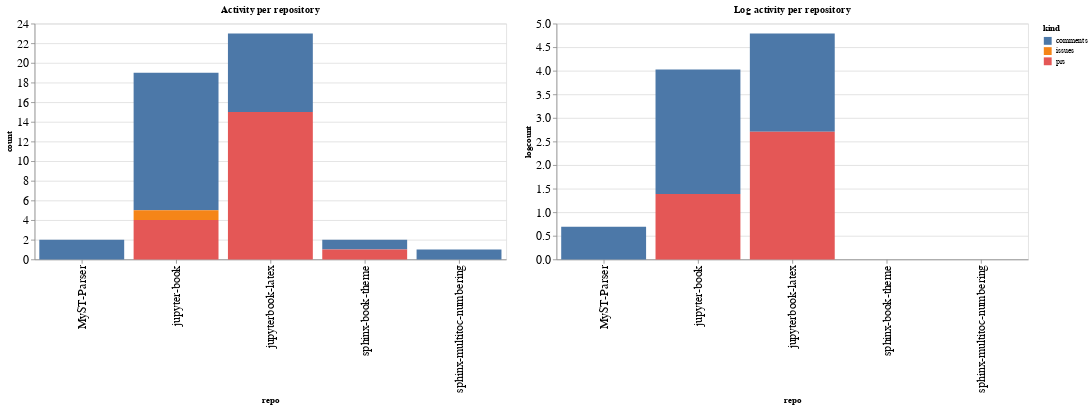

Here is the notebook cell this chart was saved with:
### Code cell
ch1 = alt.Chart(repo_summaries, width=600, title="Activity per repository").mark_bar().encode(
    x='repo',
    y='count',
    color='kind',
    tooltip="kind"
)

ch2 = alt.Chart(repo_summaries, width=600, title="Log activity per repository").mark_bar().encode(
    x='repo',
    y='logcount',
    color='kind',
    tooltip="kind"
)

ch1 | ch2

### Figure 1 — Vega-Lite specification as saved in the notebook (floating-point values rounded to 4 significant figures)
{"config": {"axisLeft": {"labelFontSize": 15}, "axisBottom": {"labelFontSize": 15}}, "hconcat": [{"mark": "bar", "encoding": {"color": {"type": "nominal", "field": "kind"}, "tooltip": {"type": "nominal", "field": "kind"}, "x": {"type": "nominal", "field": "repo"}, "y": {"type": "quantitative", "field": "count"}}, "title": "Activity per repository", "width": 600}, {"mark": "bar", "encoding": {"color": {"type": "nominal", "field": "kind"}, "tooltip": {"type": "nominal", "field": "kind"}, "x": {"type": "nominal", "field": "repo"}, "y": {"type": "quantitative", "field": "logcount"}}, "title": "Log activity per repository", "width": 600}], "data": {"name": "data-a3fab8614b0673e68eed9a797fb0e4da"}, "$schema": "https://vega.github.io/schema/vega-lite/v4.8.1.json", "datasets": {"data-a3fab8614b0673e68eed9a797fb0e4da": [{"repo": "MyST-Parser", "kind": "comments", "count": 2, "logcount": 0.6931}, {"repo": "jupyter-book", "kind": "comments", "count": 14, "logcount": 2.639}, {"repo": "jupyter-book", "kind": "issues", "count": 1, "logcount": 0.0}, {"repo": "jupyter-book", "kind": "prs", "count": 4, "logcount": 1.386}, {"repo": "jupyterbook-latex", "kind": "comments", "count": 8, "logcount": 2.079}, {"repo": "jupyterbook-latex", "kind": "prs", "count": 15, "logcount": 2.708}, {"repo": "sphinx-book-theme", "kind": "comments", "count": 1, "logcount": 0.0}, {"repo": "sphinx-book-theme", "kind": "prs", "count": 1, "logcount": 0.0}, {"repo": "sphinx-multitoc-numbering", "kind": "comments", "count": 1, "logcount": 0.0}]}}
